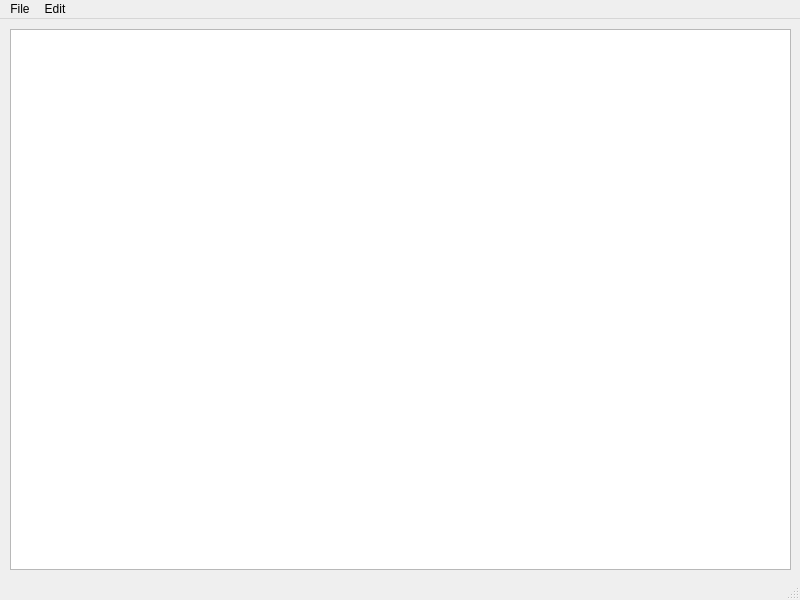
<?xml version="1.0" encoding="UTF-8"?>
<ui version="4.0">
 <class>MainWindow</class>
 <widget class="QMainWindow" name="MainWindow">
  <property name="geometry">
   <rect>
    <x>0</x>
    <y>0</y>
    <width>800</width>
    <height>600</height>
   </rect>
  </property>
  <property name="windowTitle">
   <string>MainWindow</string>
  </property>
  <widget class="QWidget" name="centralwidget">
   <widget class="QWidget" name="verticalLayoutWidget">
    <property name="geometry">
     <rect>
      <x>10</x>
      <y>10</y>
      <width>781</width>
      <height>541</height>
     </rect>
    </property>
    <layout class="QVBoxLayout" name="verticalLayout">
     <item>
      <widget class="QTextEdit" name="textEdit"/>
     </item>
    </layout>
   </widget>
  </widget>
  <widget class="QMenuBar" name="menubar">
   <property name="geometry">
    <rect>
     <x>0</x>
     <y>0</y>
     <width>800</width>
     <height>21</height>
    </rect>
   </property>
   <widget class="QMenu" name="menuFile">
    <property name="title">
     <string>File</string>
    </property>
    <addaction name="actionNew"/>
    <addaction name="actionOpen"/>
    <addaction name="actionSave"/>
    <addaction name="actionSave_as"/>
    <addaction name="actionPrint"/>
    <addaction name="actionExit"/>
   </widget>
   <widget class="QMenu" name="menuEdit">
    <property name="title">
     <string>Edit</string>
    </property>
    <addaction name="actionCopy"/>
    <addaction name="actionPaste"/>
    <addaction name="actionCut"/>
    <addaction name="actionUndo"/>
    <addaction name="actionRedo"/>
   </widget>
   <addaction name="menuFile"/>
   <addaction name="menuEdit"/>
  </widget>
  <widget class="QStatusBar" name="statusbar"/>
  <action name="actionNew">
   <property name="text">
    <string>New</string>
   </property>
  </action>
  <action name="actionOpen">
   <property name="text">
    <string>Open</string>
   </property>
  </action>
  <action name="actionSave">
   <property name="text">
    <string>Save</string>
   </property>
  </action>
  <action name="actionSave_as">
   <property name="checkable">
    <bool>false</bool>
   </property>
   <property name="text">
    <string>Save as</string>
   </property>
  </action>
  <action name="actionPrint">
   <property name="text">
    <string>Print</string>
   </property>
  </action>
  <action name="actionExit">
   <property name="text">
    <string>Exit</string>
   </property>
  </action>
  <action name="actionCopy">
   <property name="text">
    <string>Copy</string>
   </property>
  </action>
  <action name="actionPaste">
   <property name="text">
    <string>Paste</string>
   </property>
  </action>
  <action name="actionCut">
   <property name="text">
    <string>Cut</string>
   </property>
  </action>
  <action name="actionUndo">
   <property name="text">
    <string>Undo</string>
   </property>
  </action>
  <action name="actionRedo">
   <property name="text">
    <string>Redo</string>
   </property>
  </action>
 </widget>
 <resources/>
 <connections/>
</ui>
